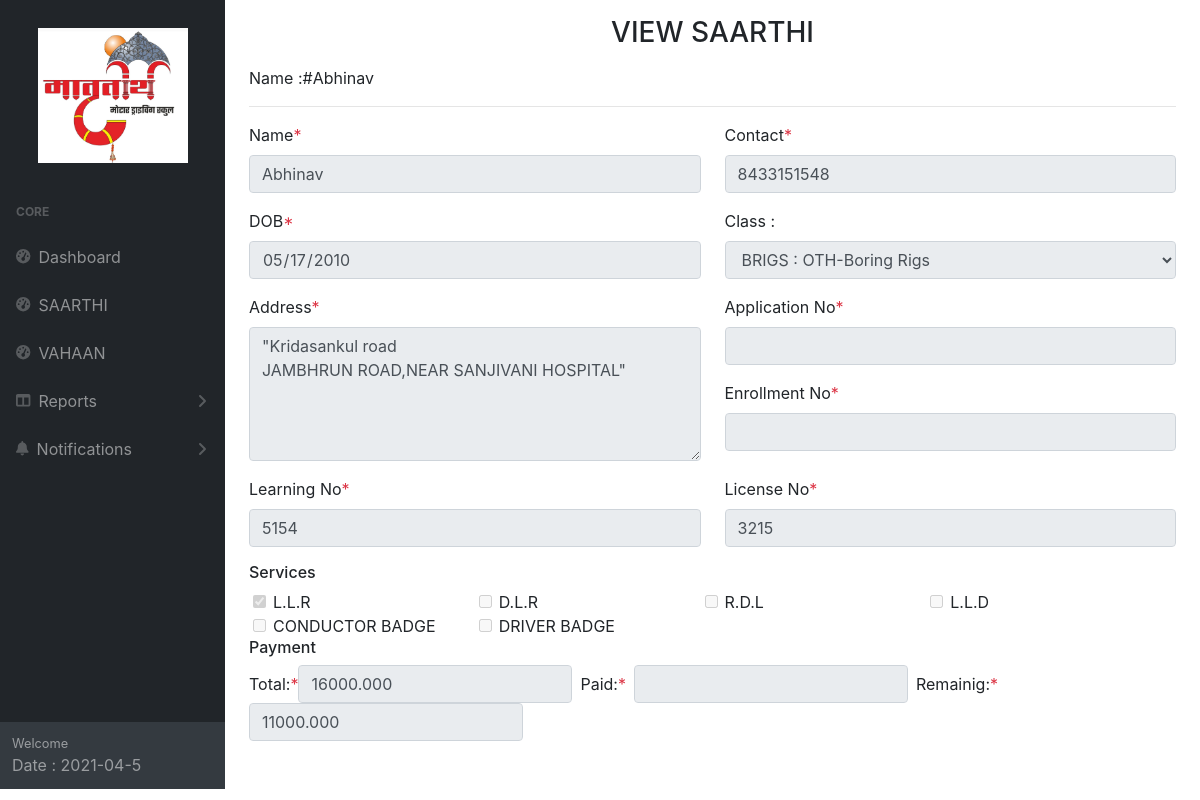
/vahaan/view/1, run on the app's committed database.
### RTOMod/models.py (models this page shows, shortened)
class Vahaan(models.Model):
    Name = models.CharField(max_length=1080)
    contact = models.CharField(max_length=1080)
    DOB = models.CharField(max_length=1080)
    Class = models.CharField(max_length=1080)
    Address = models.CharField(max_length=1080)
    ApplicationNo = models.CharField(max_length=1080)
    EnrollmentNo = models.CharField(max_length=1080)
    LearningNo = models.CharField(max_length=1080)
    LicenseNo = models.CharField(max_length=1080)
    services = models.CharField(max_length=1000)
    Expiry = models.DateField()
    total = models.DecimalField(decimal_places=3,max_digits=120)
    Paid = models.DecimalField(decimal_places=3,max_digits=120)
    Remaining =  models.DecimalField(decimal_places=3,max_digits=120)
    systemDate = models.DateTimeField(auto_now=False, auto_now_add=False)
    created_at = models.DateTimeField(auto_now_add=True)
    updated_at = models.DateTimeField(auto_now=True)

class VahaanClasses(models.Model):
    titleid = models.CharField(max_length=1080)
    title = models.CharField(max_length=1080)
    created_at = models.DateTimeField(auto_now_add=True)
    updated_at = models.DateTimeField(auto_now=True)

class VahaanServices(models.Model):
    titleid = models.CharField(max_length=1080)
    title = models.CharField(max_length=1080)
    created_at = models.DateTimeField(auto_now_add=True)
    updated_at = models.DateTimeField(auto_now=True)
    def __str__(self):
        return self.title

### RTOMod/views.py (the view)
# urls.py: path('vahaan/view/<id>', views.vahaanView, name="RTOModVahaanView"),
def vahaanView(request, id):
    vhn = Vahaan.objects.get(pk=id)
    vhnClasses = VahaanClasses.objects.all()
    vhnServices = VahaanServices.objects.all()
    RawVSTs = VahaanServiesTracker.objects.filter(VahaanId=id).values_list('ServiceName', flat=True)
    VSTs = list(RawVSTs)
    return render(request,'RTOMod/vahaanView.html',{'vhn':vhn,'vhnClasses':vhnClasses,'vhnServices':vhnServices,'VSTs':VSTs})

### RTOMod/templates/RTOMod/vahaanView.html
{% extends 'base.html' %} {% block content %}
<h3 class='my-3 text-uppercase text-center'>View Saarthi</h3>
Name :#{{vhn.Name}}
<hr />
  <div class="row">
    <div class="col-md-6">
      <div class="form-group">
        <label for="">Name<span class="text-danger">*</span></label>
        <input readonly type="text" class="form-control" name="name" value="{{vhn.Name}}" id="" />
      </div>
    </div>
    <div class="col-md-6">
      <div class="form-group">
        <label for="">Contact<span class="text-danger">*</span></label>
        <input readonly type="tel" class="form-control" value="{{vhn.contact}}"  name="contact" id="" />
      </div>
    </div>
    <div class="col-md-6">
      <div class="form-group">
        <label for="">DOB<span class="text-danger">*</span></label>
        <input readonly type="date" class="form-control" value="{{vhn.DOB}}"  name="dob" id="" />
      </div>
    </div>
       <div class="col-md-6">
      <div class="form-group">
        <label for="sel1">Class :</label>
        <select disabled class="form-control" id="sel1" name="classid">
          {% for vhnClass in vhnClasses %}
            <option  {% if vhn.Class == vhnClass.titleid %} selected {% endif %} value="{{vhnClass.titleid}}">{{vhnClass.title}}</option>
          {% endfor %}
        </select>
      </div>
    </div>
    <div class="col-md-6">
      <div class="form-group">
        <label for="">Address<span class="text-danger">*</span></label>
        <textarea readonly class="form-control" name="address" id="" rows="5">"{{vhn.Address}}"</textarea>
      </div>
    </div>
    <div class="col-md-6">
      <div class="form-group">
        <label for="">Application No<span class="text-danger">*</span></label>
        <input readonly type="text" class="form-control" name="applicationNO" value="{{vhn.ApplicationNo}}" id="" />
      </div>
      <div class="form-group">
        <label for="">Enrollment No<span class="text-danger">*</span></label>
        <input readonly type="text" class="form-control" value="{{vhn.EnrollmentNo}}" name="enrollmentNO" id="" />
      </div>
    </div>
    <div class="col-md-6">
      <div class="form-group">
        <label for="">Learning No<span class="text-danger">*</span></label>
        <input readonly type="text" class="form-control" name="learningNO" value="{{vhn.LearningNo}}"  id="" />
      </div>
    </div>
    <div class="col-md-6">
      <div class="form-group">
        <label for="">License No<span class="text-danger">*</span></label>
        <input readonly type="text" class="form-control"  value="{{vhn.LicenseNo}} " name="licenseNO" id="" />
      </div>
    </div>
  </div>
  <div class="">
    <h6>Services</h6>
    <div class="container-fluid">
          <div class="row">
      {% for vhnService in vhnServices %}
      <div class="col-md-3">
        <label class="form-check-label">
          <input disabled {% if vhnService.titleid in VSTs %} checked {% endif %} type="checkbox" class="form-check-input" name="myservice" value={{vhnService.titleid}}>{{vhnService}}
        </label>
      </div>
      {% endfor %}
    </div>
    </div>
  <div class="mb-5">
    <h6>Payment</h6>
    <div class="form-inline">
      <label for="number">Total:<span class="text-danger">*</span></label>
      <input readonly type="number" class="form-control" name="total"  value="{{vhn.total}}"  id="amtTotal" />
      <label class="mx-2" for="pwd">Paid:<span class="text-danger">*</span></label>
      <input readonly type="number" class="form-control"  value="{{vhn.Paid}} " name="paid" id="amtPaid" />
      <label class="mx-2" for="pwd">Remainig:<span class="text-danger">*</span></label>
      <input readonly  type="number" class="form-control"  value="{{vhn.Remaining}}"  name="remaining" id="amtRemaining" />
    </div>
  </div>
{% endblock %}

### data on the page
Vahaan: Name "Abhinav", name "Abhinav", contact "8433151548", dob "05/17/2010", classid "BRIGS : OTH-Boring Rigs", address "\"Kridasankul road JAMBHRUN ROAD,NEAR SANJIVANI HOSPITAL\"", learningNO "5154", licenseNO "3215", total "16000.000", remaining "11000.000"
VahaanServices: titleid "☑", title "L.L.R"
VahaanServices: title "D.L.R"
VahaanServices: title "R.D.L"
VahaanServices: title "L.L.D"
VahaanServices: title "CONDUCTOR BADGE"
VahaanServices: title "DRIVER BADGE"
